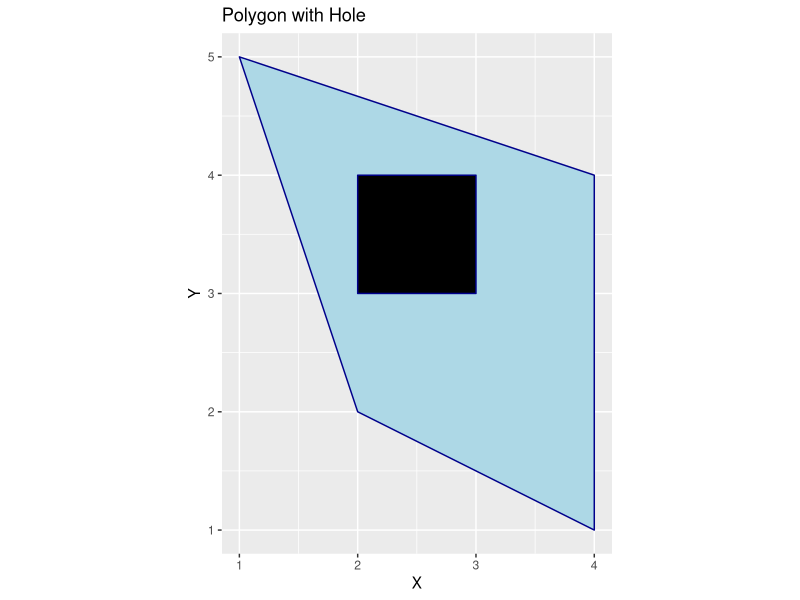

Source code (R):
library(ggplot2)

polygon_border <- rbind(c(1,5), c(2,2), c(4,1), c(4,4), c(1,5))
polygon_hole <- rbind(c(2,4), c(3,4), c(3,3), c(2,3), c(2,4))

border_df <- as.data.frame(polygon_border)
hole_df <- as.data.frame(polygon_hole)

ggplot() +
  geom_polygon(data = border_df, aes(x = V1, y = V2), 
               fill = "lightblue", color = "darkblue") +
  geom_polygon(data = hole_df, aes(x = V1, y = V2), 
               fill = "black", color = "darkblue") +
  labs(title = "Polygon with Hole", x = "X", y = "Y") +
  coord_equal()
